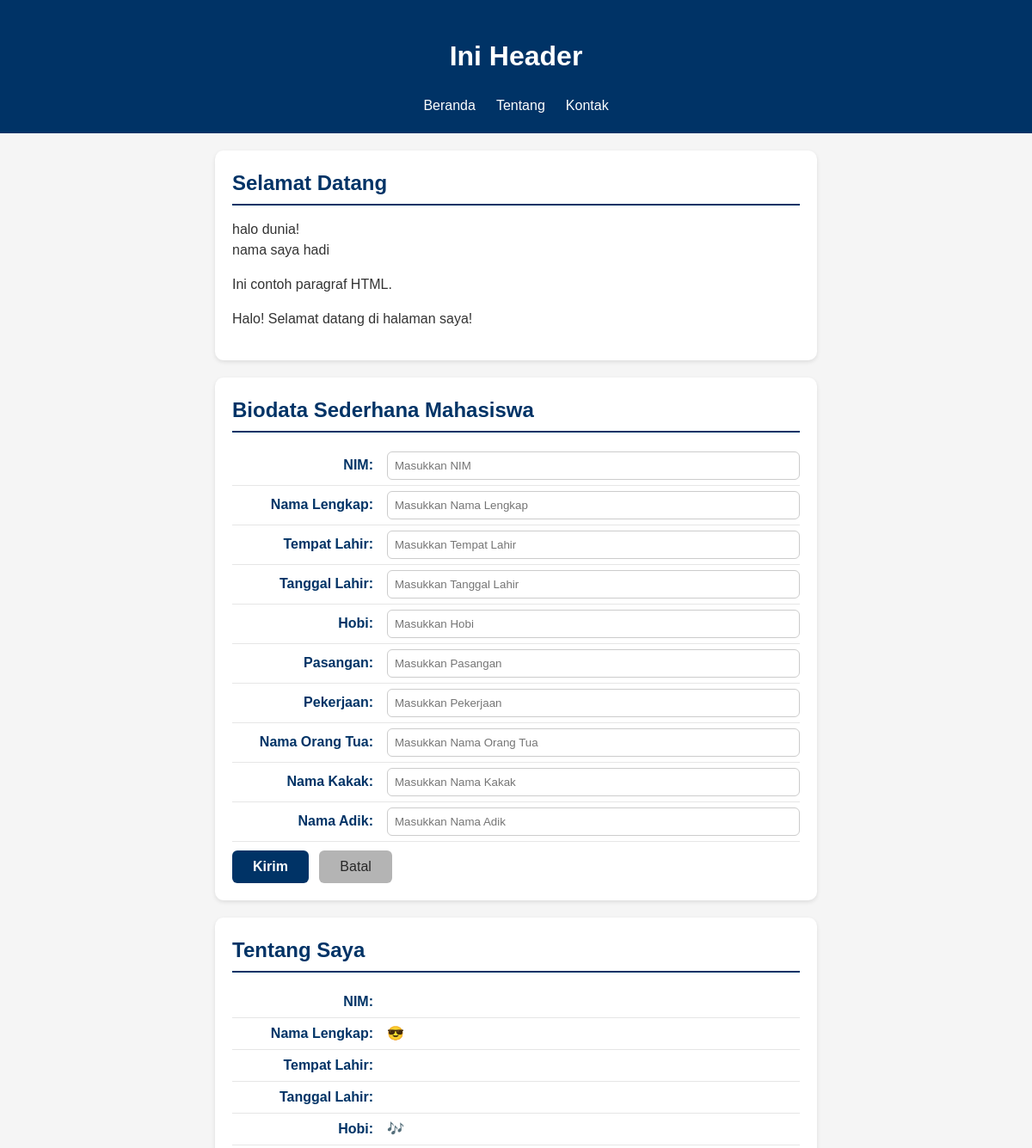
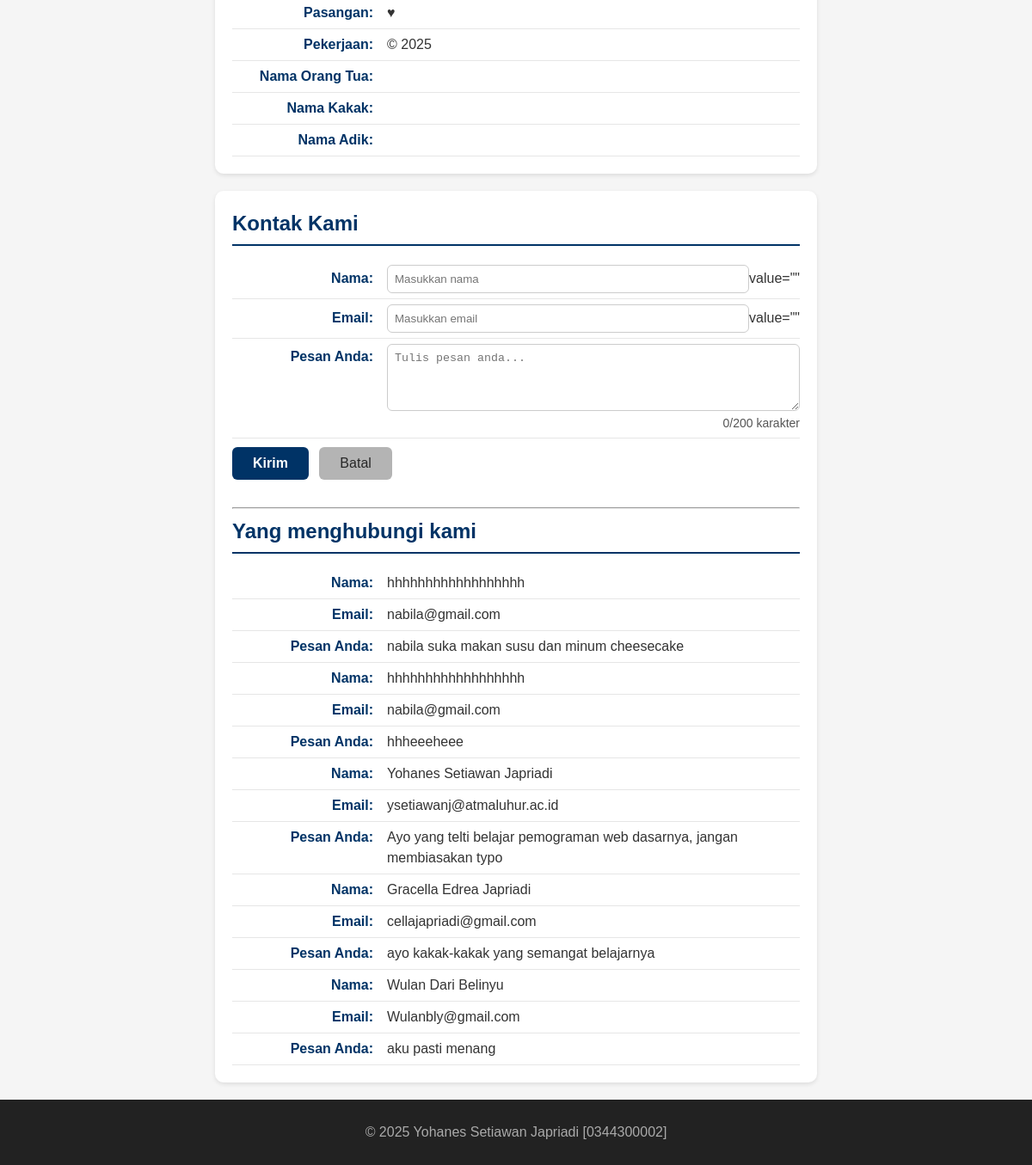
The page / on the database its author committed (2 pictures, top to bottom).
### tables this page shows
CREATE TABLE `tbl_tamu` (
  `cid` int(11) NOT NULL,
  `cnama` varchar(100) DEFAULT NULL,
  `cemail` varchar(100) DEFAULT NULL,
  `cpesan` text,
  `dcreated_at` datetime NOT NULL DEFAULT CURRENT_TIMESTAMP,
  `Created_At` datetime DEFAULT CURRENT_TIMESTAMP
);

### fungsi.php (the view, shortened to what this page needs)
<?php
function bersihkan($str)
{
  return htmlspecialchars(trim($str));
}
function tampilkanBiodata($conf, $arr)
{
  $html = "";
  foreach ($conf as $k => $v) {
    $label = $v["label"];
    $nilai = bersihkan($arr[$k] ?? '');
    $suffix = $v["suffix"];
    $html .= "<p><strong>{$label}</strong> {$nilai}{$suffix}</p>";
  }
  return $html;
}

### index.php (shortened to what this page needs)
<?php
require_once __DIR__ . '/fungsi.php';
?>
<!DOCTYPE html>
<html lang="en">
<head>
  <link rel="stylesheet" href="style.css">
</head>
<body>
  <header>
    <h1>Ini Header</h1>
    <nav>
      <ul>
        <li><a href="#home">Beranda</a></li>
        <li><a href="#about">Tentang</a></li>
        <li><a href="#contact">Kontak</a></li>
      </ul>
    </nav>
  </header>
  <main>
    <section id="home">
      <h2>Selamat Datang</h2>
      <?php
      echo "halo dunia!<br>";
      echo "nama saya hadi";
      ?>
      <p>Ini contoh paragraf HTML.</p>
    </section>
    <section id="biodata">
      <h2>Biodata Sederhana Mahasiswa</h2>
      <form action="proses.php" method="POST">
        <label for="txtNim"><span>NIM:</span>
          <input type="text" id="txtNim" name="txtNim" placeholder="Masukkan NIM" required>
        </label>
        <label for="txtNmLengkap"><span>Nama Lengkap:</span>
          <input type="text" id="txtNmLengkap" name="txtNmLengkap" placeholder="Masukkan Nama Lengkap" required>
        </label>
        <label for="txtT4Lhr"><span>Tempat Lahir:</span>
          <input type="text" id="txtT4Lhr" name="txtT4Lhr" placeholder="Masukkan Tempat Lahir" required>
        </label>
        <label for="txtTglLhr"><span>Tanggal Lahir:</span>
          <input type="text" id="txtTglLhr" name="txtTglLhr" placeholder="Masukkan Tanggal Lahir" required>
        </label>
        <label for="txtHobi"><span>Hobi:</span>
          <input type="text" id="txtHobi" name="txtHobi" placeholder="Masukkan Hobi" required>
        </label>
        <label for="txtPasangan"><span>Pasangan:</span>
          <input type="text" id="txtPasangan" name="txtPasangan" placeholder="Masukkan Pasangan" required>
        </label>
        <label for="txtKerja"><span>Pekerjaan:</span>
          <input type="text" id="txtKerja" name="txtKerja" placeholder="Masukkan Pekerjaan" required>
        </label>
        <label for="txtNmOrtu"><span>Nama Orang Tua:</span>
          <input type="text" id="txtNmOrtu" name="txtNmOrtu" placeholder="Masukkan Nama Orang Tua" required>
        </label>
        <label for="txtNmKakak"><span>Nama Kakak:</span>
          <input type="text" id="txtNmKakak" name="txtNmKakak" placeholder="Masukkan Nama Kakak" required>
        </label>
        <label for="txtNmAdik"><span>Nama Adik:</span>
          <input type="text" id="txtNmAdik" name="txtNmAdik" placeholder="Masukkan Nama Adik" required>
        </label>
        <button type="submit">Kirim</button>
        <button type="reset">Batal</button>
      </form>
    </section>
    <?php
    $biodata = $_SESSION["biodata"] ?? [];
    $fieldConfig = [
      "nim" => ["label" => "NIM:", "suffix" => ""],
      "nama" => ["label" => "Nama Lengkap:", "suffix" => " &#128526;"],
      "tempat" => ["label" => "Tempat Lahir:", "suffix" => ""],
      "tanggal" => ["label" => "Tanggal Lahir:", "suffix" => ""],
      "hobi" => ["label" => "Hobi:", "suffix" => " &#127926;"],
      "pasangan" => ["label" => "Pasangan:", "suffix" => " &hearts;"],
      "pekerjaan" => ["label" => "Pekerjaan:", "suffix" => " &copy; 2025"],
      "ortu" => ["label" => "Nama Orang Tua:", "suffix" => ""],
      "kakak" => ["label" => "Nama Kakak:", "suffix" => ""],
      "adik" => ["label" => "Nama Adik:", "suffix" => ""],
    ];
    ?>
    <section id="about">
      <h2>Tentang Saya</h2>
      <?= tampilkanBiodata($fieldConfig, $biodata) ?>
    </section>
    <?php
    $old          = $_SESSION['old'] ?? [];
    ?>
    <section id="contact">
      <h2>Kontak Kami</h2>
      <form action="proses.php" method="POST">
        <label for="txtNama"><span>Nama:</span>
          <input type="text" id="txtNama" name="txtNama" placeholder="Masukkan nama"
          required autocomplete="name">
          value="<?= isset($old['name']) ? htmlspecialchars($old['name']) : '' ?>"
        </label>
        <label for="txtEmail"><span>Email:</span>
          <input type="email" id="txtEmail" name="txtEmail" placeholder="Masukkan email"
          required autocomplete="email">
          value="<?= isset($old['Email']) ? htmlspecialchars($old['Email']) : '' ?>"
        </label>
        <label for="txtPesan"><span>Pesan Anda:</span>
          <textarea id="txtPesan" name="txtPesan" rows="4" placeholder="Tulis pesan anda..."
          required><?= isset($old['pesan']) ? htmlspecialchars($old['pesan']) : '' ?></textarea>
          <small id="charCount">0/200 karakter</small>
        </label>
        <button type="submit">Kirim</button>
        <button type="reset">Batal</button>
      </form>
      <br>
      <hr>
      <h2>Yang menghubungi kami</h2>
      <?php include 'read_inc.php'; ?>
    </section>
  </main>
  <footer>
    <p>&copy; 2025 Yohanes Setiawan Japriadi [0344300002]</p>
  </footer>
</body>
</html>

### read_inc.php (shortened to what this page needs)
<?php
$fieldContact = [
    "nama" => ["label" => "Nama:", "suffix" => ""],
    "email" => ["label" => "Email:", "suffix" => ""],
    "pesan" => ["label" => "Pesan Anda:", "suffix" => ""]
];
$sql = "SELECT * FROM tbl_tamu ORDER BY cid DESC";
$q = mysqli_query($conn, $sql);
if (!$q) {
    echo "<p>Gagal membaca data tamu: " . htmlspecialchars(mysqli_error($conn)) . "</p>";
} elseif (mysqli_num_rows($q) === 0) {
    echo "<p>Belum ada data tamu yang tersimpan.</p>";
} else {
    while ($row = mysqli_fetch_assoc($q)) {
        $arrContact = [
            "nama" => $row["cnama"] ?? "",
            "email" => $row["cemail"] ?? "",
            "pesan" => $row["cpesan"] ?? ""
        ];
        echo tampilkanBiodata($fieldContact, $arrContact);
    }
}
?>

### style.css (style rules this page uses)
* { box-sizing: border-box; }
body { margin: 0; font-family: Arial, sans-serif; background: #f5f5f5; color: #333; line-height: 1.5; }
header { background: #003366; color: #fff; padding: 20px; text-align: center; }
header ul { display: flex; justify-content: center; list-style: none; padding: 0; margin: 10px 0 0; }
header li a { color: #fff; text-decoration: none; padding: 6px 12px; }
#home, #about, #contact, #biodata { background-color: #ffffff; border-radius: 10px; padding: 20px; max-width: 700px; margin: 20px auto; box-shadow: 0 2px 5px rgba(0, 0, 0, 0.1); }
#home h2, #about h2, #contact h2, #biodata h2 { color: #003366; border-bottom: 2px solid #003366; padding-bottom: 6px; margin-top: 0; margin-bottom: 16px; }
#home p { text-align: justify; }
#about p, #contact p, #contact label, #biodata label { display: flex; justify-content: flex-start; align-items: baseline; margin: 0; padding: 6px 0; border-bottom: 1px solid #e6e6e6; }
#about strong, #contact strong, #contact label>span, #biodata label>span { min-width: 180px; color: #003366; font-weight: 600; text-align: right; padding-right: 16px; flex-shrink: 0; }
#contact input, #contact textarea, #biodata input { flex: 1; border: 1px solid #ccc; border-radius: 6px; padding: 8px; color: #000; font-weight: normal; margin: 0; box-sizing: border-box; }
#contact button, #biodata button { margin-top: 10px; display: inline-block; padding: 10px 24px; font-size: 16px; border-radius: 6px; cursor: pointer; border: none; transition: all 0.3s ease; margin-right: 8px; }
#contact button[type="submit"], #biodata button[type="submit"] { background-color: #003366; color: #fff; font-weight: 600; }
#contact button[type="reset"], #biodata button[type="reset"] { background-color: #b4b4b4; color: #272727; font-weight: 500; }
footer { background: #222; color: #aaa; text-align: center; padding: 10px; }

### rows shown on the page
tbl_tamu: label "Nama:", cnama "hhhhhhhhhhhhhhhhhh", label "Email:", cemail "nabila@gmail.com", label "Pesan Anda:", cpesan "nabila suka makan susu dan minum cheesecake"
tbl_tamu: label "Nama:", cnama "hhhhhhhhhhhhhhhhhh", label "Email:", cemail "nabila@gmail.com", label "Pesan Anda:", cpesan "hhheeeheee"
tbl_tamu: label "Nama:", cnama "Yohanes Setiawan Japriadi", label "Email:", cemail "ysetiawanj@atmaluhur.ac.id", label "Pesan Anda:", cpesan "Ayo yang telti belajar pemograman web dasarnya, jangan membiasakan typo"
tbl_tamu: label "Nama:", cnama "Gracella Edrea Japriadi", label "Email:", cemail "cellajapriadi@gmail.com", label "Pesan Anda:", cpesan "ayo kakak-kakak yang semangat belajarnya"
tbl_tamu: label "Nama:", cnama "Wulan Dari Belinyu", label "Email:", cemail "Wulanbly@gmail.com", label "Pesan Anda:", cpesan "aku pasti menang"

### other values the page prints
$label "NIM:"
$label "Nama Lengkap:"
$suffix "😎"
$label "Tempat Lahir:"
$label "Tanggal Lahir:"
$label "Hobi:"
$suffix "🎶"
$label "Pasangan:"
$suffix "♥"
$label "Pekerjaan:"
$suffix "© 2025"
$label "Nama Orang Tua:"
$label "Nama Kakak:"
$label "Nama Adik:"
